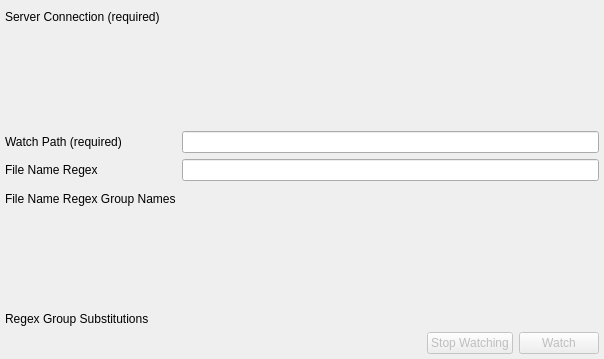
<?xml version="1.0" encoding="UTF-8"?>
<ui version="4.0">
 <class>PassiveAcquisitionWidget</class>
 <widget class="QWidget" name="PassiveAcquisitionWidget">
  <property name="geometry">
   <rect>
    <x>0</x>
    <y>0</y>
    <width>604</width>
    <height>359</height>
   </rect>
  </property>
  <property name="sizePolicy">
   <sizepolicy hsizetype="Expanding" vsizetype="Expanding">
    <horstretch>0</horstretch>
    <verstretch>0</verstretch>
   </sizepolicy>
  </property>
  <property name="windowTitle">
   <string>Passive Data Acquisition</string>
  </property>
  <layout class="QGridLayout" name="gridLayout">
   <property name="margin">
    <number>5</number>
   </property>
   <item row="0" column="0">
    <widget class="QSplitter" name="splitter">
     <property name="orientation">
      <enum>Qt::Horizontal</enum>
     </property>
     <widget class="QWidget" name="verticalLayoutWidget">
      <layout class="QVBoxLayout" name="verticalLayout_2">
       <item>
        <layout class="QFormLayout" name="formLayout">
         <property name="fieldGrowthPolicy">
          <enum>QFormLayout::AllNonFixedFieldsGrow</enum>
         </property>
         <item row="1" column="0">
          <widget class="QLabel" name="watchPathLabel">
           <property name="text">
            <string>Watch Path (required)</string>
           </property>
          </widget>
         </item>
         <item row="1" column="1">
          <widget class="QLineEdit" name="watchPathLineEdit"/>
         </item>
         <item row="2" column="0">
          <widget class="QLabel" name="fileNameRegexLabel">
           <property name="text">
            <string>File Name Regex</string>
           </property>
          </widget>
         </item>
         <item row="2" column="1">
          <widget class="QLineEdit" name="fileNameRegexLineEdit"/>
         </item>
         <item row="0" column="0">
          <widget class="QLabel" name="label">
           <property name="text">
            <string>Server Connection (required)</string>
           </property>
          </widget>
         </item>
         <item row="0" column="1">
          <widget class="tomviz::ConnectionsWidget" name="connectionsWidget" native="true">
           <property name="sizePolicy">
            <sizepolicy hsizetype="Expanding" vsizetype="Expanding">
             <horstretch>0</horstretch>
             <verstretch>0</verstretch>
            </sizepolicy>
           </property>
          </widget>
         </item>
         <item row="3" column="0">
          <widget class="QLabel" name="regexGroupsLabel">
           <property name="text">
            <string>File Name Regex Group Names</string>
           </property>
          </widget>
         </item>
         <item row="3" column="1">
          <widget class="tomviz::RegexGroupsWidget" name="regexGroupsWidget" native="true">
           <property name="sizePolicy">
            <sizepolicy hsizetype="Expanding" vsizetype="Expanding">
             <horstretch>0</horstretch>
             <verstretch>0</verstretch>
            </sizepolicy>
           </property>
          </widget>
         </item>
         <item row="4" column="0">
          <widget class="QLabel" name="regexGroupsSubstitutionsLabel">
           <property name="text">
            <string>Regex Group Substitutions</string>
           </property>
          </widget>
         </item>
         <item row="4" column="1">
          <widget class="tomviz::RegexGroupsSubstitutionsWidget" name="regexGroupsSubstitutionsWidget" native="true"/>
         </item>
        </layout>
       </item>
      </layout>
     </widget>
    </widget>
   </item>
   <item row="1" column="0">
    <layout class="QHBoxLayout" name="horizontalLayout_2">
     <item>
      <spacer name="horizontalSpacer">
       <property name="orientation">
        <enum>Qt::Horizontal</enum>
       </property>
       <property name="sizeHint" stdset="0">
        <size>
         <width>40</width>
         <height>20</height>
        </size>
       </property>
      </spacer>
     </item>
     <item>
      <widget class="QPushButton" name="stopWatchingButton">
       <property name="enabled">
        <bool>false</bool>
       </property>
       <property name="text">
        <string>Stop Watching</string>
       </property>
      </widget>
     </item>
     <item>
      <widget class="QPushButton" name="watchButton">
       <property name="enabled">
        <bool>false</bool>
       </property>
       <property name="text">
        <string>Watch</string>
       </property>
      </widget>
     </item>
    </layout>
   </item>
  </layout>
 </widget>
 <customwidgets>
  <customwidget>
   <class>tomviz::ConnectionsWidget</class>
   <extends>QWidget</extends>
   <header>ConnectionsWidget.h</header>
   <container>1</container>
  </customwidget>
  <customwidget>
   <class>tomviz::RegexGroupsWidget</class>
   <extends>QWidget</extends>
   <header location="global">RegexGroupsWidget.h</header>
   <container>1</container>
  </customwidget>
  <customwidget>
   <class>tomviz::RegexGroupsSubstitutionsWidget</class>
   <extends>QWidget</extends>
   <header>RegexGroupsSubstitutionsWidget.h</header>
   <container>1</container>
  </customwidget>
 </customwidgets>
 <resources/>
 <connections/>
</ui>
